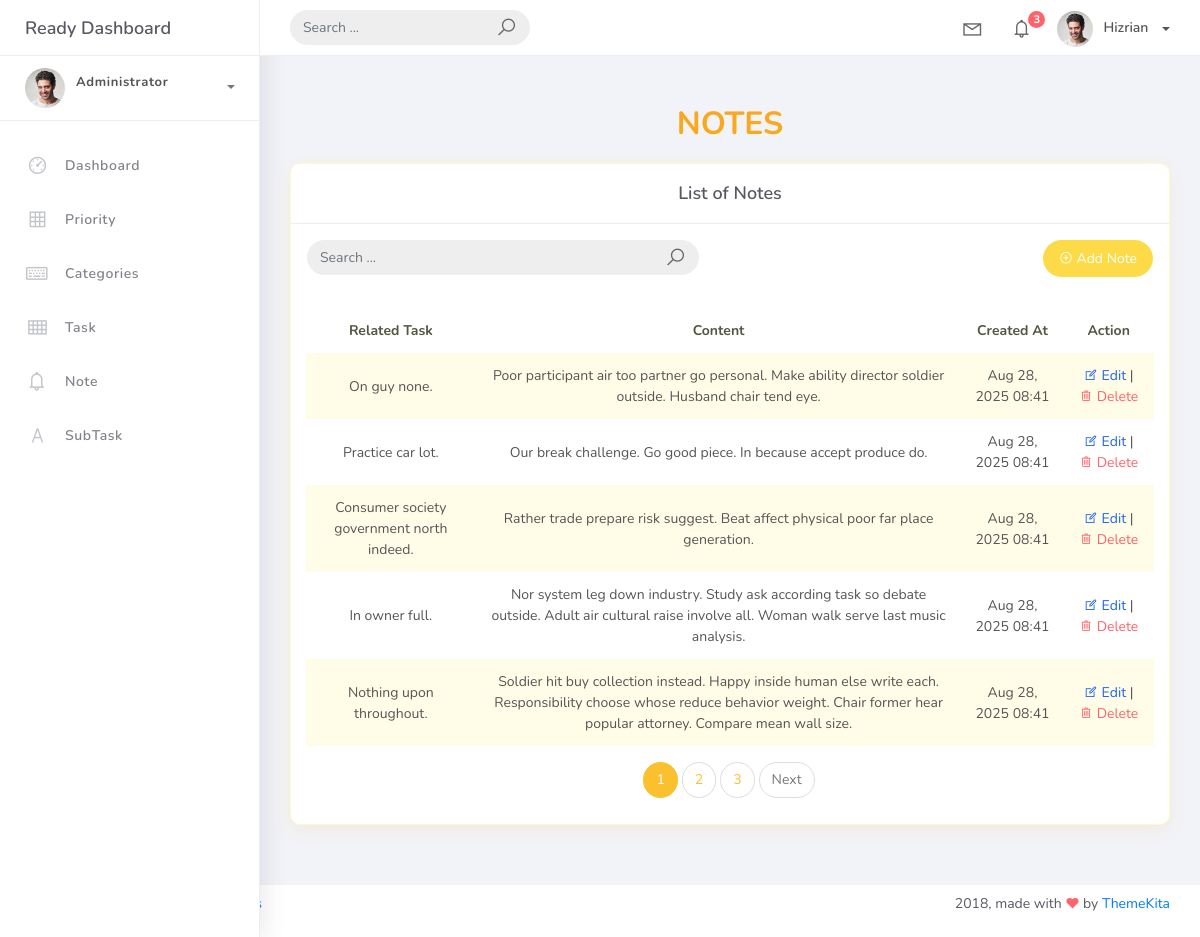
The app's page /note_list, older data.
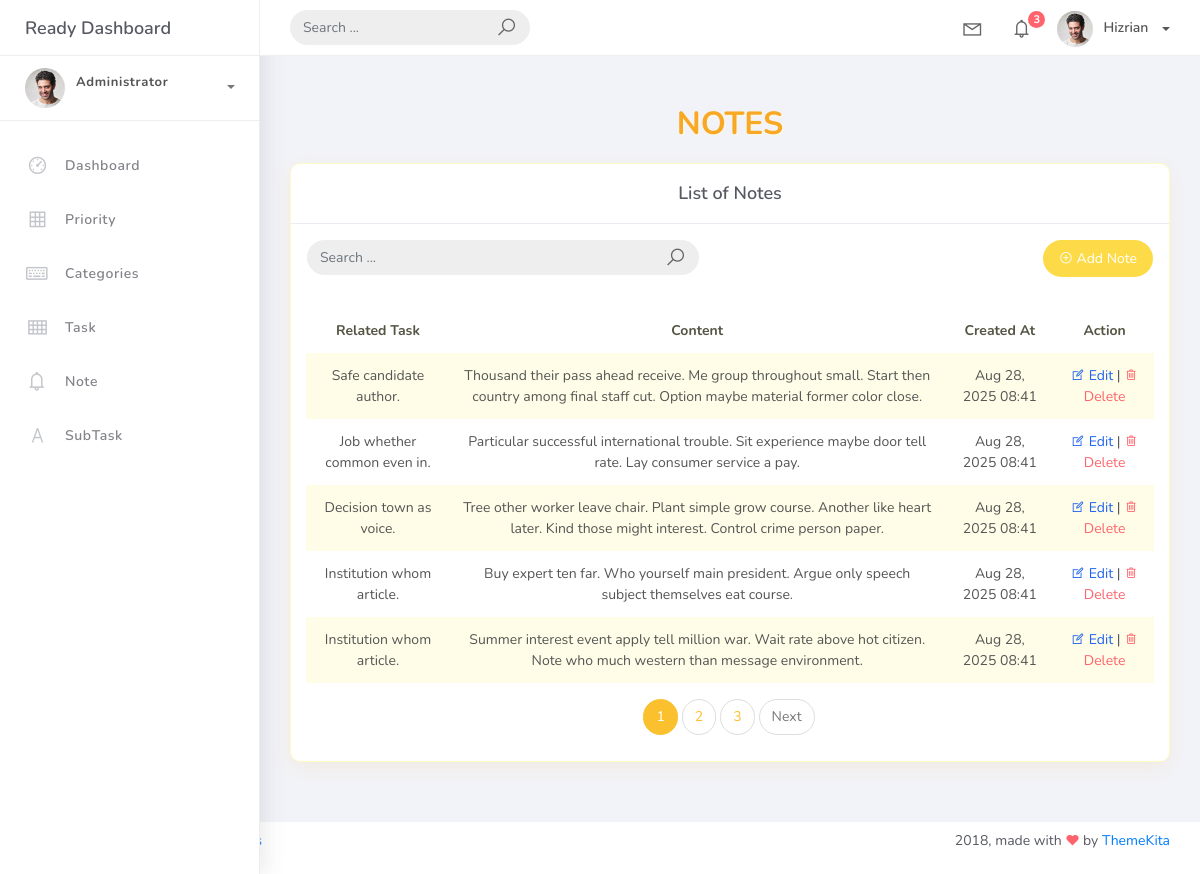
The same page, newer data.
### Hangarin/models.py (models this page shows, shortened)
class BaseModel(models.Model):
    created_at = models.DateTimeField(auto_now_add=True, db_index=True)
    updated_at = models.DateTimeField(auto_now=True)

class Note(BaseModel):
     related_task = models.ForeignKey(Task, on_delete=models.CASCADE)
     content = models.TextField()

class Task(BaseModel):
     Title = models.CharField(max_length=150)
     description = models.TextField(max_length=250)
     deadline = models.DateField()
     status= models.CharField(max_length=50,choices=[("Pending", "Pending"),("In Progress", "In Progress",),("Completed", "Completed"),] , default="pending")
     task_category = models.ForeignKey(Category, on_delete=models.CASCADE)
     task_priority = models.ForeignKey(Priority, on_delete=models.CASCADE)

class BaseModel(models.Model):
    created_at = models.DateTimeField(auto_now_add=True, db_index=True)
    updated_at = models.DateTimeField(auto_now=True)

### Hangarin/views.py (the view)
# urls.py: path('note_list',NoteList.as_view(), name='note-list' ),
class NoteList(ListView):
    model = Note
    context_object_name = 'note'
    template_name = "note_list.html"
    paginate_by = 5
    def get_queryset(self):
        queryset = super().get_queryset()
        query = self.request.GET.get('q')
        if query:
            queryset = queryset.filter(content__icontains=query)
        return queryset

### templates/note_list.html (shortened to what this page needs)
{% extends 'base.html' %}
{% load static %}
{% block content %}
<div class="content">
  <div class="container-fluid">
    <h3 class="page-title">NOTES</h3>
    <div class="row justify-content-center">
      <div class="col-md-12">
        <div class="card">
          <div class="card-header">
            <div class="card-title">List of Notes</div>
          </div>
          <div class="row px-3 pt-3">
            <div class="col-md-6">
              <form class="navbar-left navbar-form nav-search mr-md-3" method="get" action="{% url 'note-list' %}">
                <div class="input-group">
                  <input type="text" placeholder="Search ..." class="form-control" name="q" value="{{ request.GET.q }}">
                  <div class="input-group-append">
                    <span class="input-group-text">
                      <i class="la la-search search-icon"></i>
                    </span>
                  </div>
                </div>
              </form>
            </div>
            <div class="col-md-6 text-right">
              <a href="{% url 'note-add' %}" class="btn btn-rounded">
                <i class="la la-plus-circle"></i> Add Note
              </a>
            </div>
          </div>
          <div class="card-body">
            <table class="table table-striped mt-3">
              <thead>
                <tr>
                  <th scope="col">Related Task</th>
                  <th scope="col">Content</th>
                  <th scope="col">Created At</th>
                  <th scope="col">Action</th>
                </tr>
              </thead>
              <tbody>
                {% for note in note %}
                <tr>
                  <td>{{ note.related_task.Title }}</td>
                  <td>{{ note.content }}</td>
                  <td>{{ note.created_at|date:"M d, Y H:i" }}</td>
                  <td>
                    <a href="{% url 'note-edit' note.id %}" class="text-primary">
                      <i class="la la-edit"></i> Edit
                    </a> |
                    <a href="{% url 'note-delete' note.id %}" class="text-danger">
                      <i class="la la-trash"></i> Delete
                    </a>
                  </td>
                </tr>
                {% empty %}
                <tr>
                  <td colspan="4" class="text-center">
                    <p class="text-muted">No Notes Found</p>
                  </td>
                </tr>
                {% endfor %}
              </tbody>
            </table>
            {% if is_paginated %}
            <nav aria-label="Page navigation">
              <ul class="pagination justify-content-center">
                {% for num in paginator.page_range %}
                {% if page_obj.number == num %}
                <li class="page-item active">
                  <span class="page-link">{{ num }}</span>
                </li>
                {% elif num > page_obj.number|add:'-3' and num < page_obj.number|add:'3' %}
                <li class="page-item">
                  <a class="page-link" href="?page={{ num }}{% if request.GET.q %}&q={{ request.GET.q }}{% endif %}">{{ num }}</a>
                </li>
                {% endif %}
                {% endfor %}
                {% if page_obj.has_next %}
                <li class="page-item">
                  <a class="page-link" href="?page={{ page_obj.next_page_number }}{% if request.GET.q %}&q={{ request.GET.q }}{% endif %}">Next</a>
                </li>
                {% endif %}
              </ul>
            </nav>
            {% endif %}
          </div>
        </div>
      </div>
    </div>
  </div>
</div>
{% endblock %}

### templates/base.html (shortened to what this page needs)
{% load static %}
<!DOCTYPE html>
<html>
<head>
	<link rel="stylesheet" href="{% static 'css/bootstrap.min.css' %}">
	<link rel="stylesheet" href="{% static 'css/ready.css' %}">
	<link rel="stylesheet" href="{% static 'css/demo.css' %}">
</head>
<body>
	<div class="wrapper">
		<div class="main-header">
			<div class="logo-header">
				<a href="index.html" class="logo">
					Ready Dashboard
				</a>
			</div>
			<nav class="navbar navbar-header navbar-expand-lg">
				<div class="container-fluid">
					<form class="navbar-left navbar-form nav-search mr-md-3" action="">
						<div class="input-group">
							<input type="text" placeholder="Search ..." class="form-control">
							<div class="input-group-append">
								<span class="input-group-text">
									<i class="la la-search search-icon"></i>
								</span>
							</div>
						</div>
					</form>
					<ul class="navbar-nav topbar-nav ml-md-auto align-items-center">
						<li class="nav-item dropdown hidden-caret">
							<a class="nav-link dropdown-toggle" href="#" id="navbarDropdown" role="button" data-toggle="dropdown" aria-haspopup="true" aria-expanded="false">
								<i class="la la-envelope"></i>
							</a>
						</li>
						<li class="nav-item dropdown hidden-caret">
							<a class="nav-link dropdown-toggle" href="#" id="navbarDropdown" role="button" data-toggle="dropdown" aria-haspopup="true" aria-expanded="false">
								<i class="la la-bell"></i>
								<span class="notification">3</span>
							</a>
						</li>
						<li class="nav-item dropdown">
							<a class="dropdown-toggle profile-pic" data-toggle="dropdown" href="#" aria-expanded="false"> <img src="assets/img/profile.jpg" alt="user-img" width="36" class="img-circle"><span >Hizrian</span></span> </a>
							</li>
						</ul>
					</div>
				</nav>
			</div>
			<div class="sidebar">
				<div class="scrollbar-inner sidebar-wrapper">
					<div class="user">
						<div class="photo">
							<img src="{% static 'img/profile.jpg' %}">
						</div>
						<div class="info">
							<a class="" data-toggle="collapse" href="#collapseExample" aria-expanded="true">
								<span>
									<span class="user-level">Administrator</span>
									<span class="caret"></span>
								</span>
							</a>
							<div class="clearfix"></div>
						</div>
					</div>
					<ul class="nav">
						<li class="nav-item">
							<a href="{% url 'home' %}">
								<i class="la la-dashboard"></i>
								<p>Dashboard</p>
							</a>
						</li>
						<li class="nav-item">
							<a href="{% url 'priority-list' %}">
								<i class="la la-table"></i>
								<p>Priority</p>
							</a>
						</li>
						<li class="nav-item">
							<a href="{% url 'category-list' %}">
								<i class="la la-keyboard-o"></i>
								<p>Categories</p>
							</a>
						</li>
						<li class="nav-item">
							<a href="{% url 'task-list' %}">
								<i class="la la-th"></i>
								<p>Task</p>
							</a>
						</li>
						<li class="nav-item">
							<a href="{% url 'note-list' %}">
								<i class="la la-bell"></i>
								<p>Note</p>
							</a>
						</li>
						<li class="nav-item ">
							<a href="{% url 'subtask-list' %}">
								<i class="la la-font"></i>
								<p>SubTask</p>
							</a>
						</li>
					</ul>
				</div>
			</div>
			<div class="main-panel">
                {% block content %}
                {% endblock %}
			</div>
				<footer class="footer">
					<div class="container-fluid">
						<nav class="pull-left">
							<ul class="nav">
								<li class="nav-item">
									<a class="nav-link" href="http://www.themekita.com">
									</a>
								</li>
								<li class="nav-item">
									<a class="nav-link" href="#">
									</a>
								</li>
								<li class="nav-item">
									<a class="nav-link" href="https://themewagon.com/license/#free-item">
									</a>
								</li>
							</ul>
						</nav>
						<div class="copyright ml-auto">
							2018, made with <i class="la la-heart heart text-danger"></i> by <a href="http://www.themekita.com">ThemeKita</a>
						</div>
					</div>
				</footer>
			</div>
</body>
</html>

### templates/note_list.html (style rules this page uses)
body { background-color: #fffde7; }
.page-title { text-align: center; font-weight: 700; font-size: 2rem; color: #f9a825; margin-bottom: 20px; text-shadow: 1px 1px 2px #fff8e1; }
.card { text-align: center; background-color: #ffffff; border-radius: 10px; box-shadow: 0 6px 20px rgba(249, 168, 37, 0.1); border: 1px solid #fff9c4; }
.card-header { background-color: #fffde7; border-bottom: 1px solid #ffe082; }
.card-title { text-align: center; font-weight: 600; color: #ffdb81; }
.btn-rounded { border-radius: 50px; background-color: #fdd835; color: #fff; border: none; }
.table-striped tbody tr:nth-of-type(odd) { background-color: #fffde7; }
.pagination .page-link { color: #fbc02d; }
.pagination .active .page-link { background-color: #fbc02d; border-color: #fbc02d; color: #fff; }

Row changes from the older to the newer data that the page shows:
removed Note: related_task.Title "On guy none.", content "Poor participant air too partner go personal. Make ability director soldier outside. Husband chair tend eye.", created_at "Aug 28, 2025 08:41"
removed Note: related_task.Title "Practice car lot.", content "Our break challenge. Go good piece. In because accept produce do.", created_at "Aug 28, 2025 08:41"
removed Note: related_task.Title "Consumer society government north indeed.", content "Rather trade prepare risk suggest. Beat affect physical poor far place generation.", created_at "Aug 28, 2025 08:41"
removed Note: related_task.Title "In owner full.", content "Nor system leg down industry. Study ask according task so debate outside. Adult air cultural raise involve all. Woman walk serve last music analysis.", created_at "Aug 28, 2025 08:41"
removed Note: related_task.Title "Nothing upon throughout.", content "Soldier hit buy collection instead. Happy inside human else write each. Responsibility choose whose reduce behavior weight. Chair former hear popular attorney. Compare mean wall size.", created_at "Aug 28, 2025 08:41"
now on this page (row unchanged): Note: related_task.Title "Safe candidate author.", content "Thousand their pass ahead receive. Me group throughout small. Start then country among final staff cut. Option maybe material former color close.", created_at "Aug 28, 2025 08:41"
now on this page (row unchanged): Note: related_task.Title "Job whether common even in.", content "Particular successful international trouble. Sit experience maybe door tell rate. Lay consumer service a pay.", created_at "Aug 28, 2025 08:41"
now on this page (row unchanged): Note: related_task.Title "Decision town as voice.", content "Tree other worker leave chair. Plant simple grow course. Another like heart later. Kind those might interest. Control crime person paper.", created_at "Aug 28, 2025 08:41"
now on this page (row unchanged): Note: related_task.Title "Institution whom article.", content "Buy expert ten far. Who yourself main president. Argue only speech subject themselves eat course.", created_at "Aug 28, 2025 08:41"
now on this page (row unchanged): Note: related_task.Title "Institution whom article.", content "Summer interest event apply tell million war. Wait rate above hot citizen. Note who much western than message environment.", created_at "Aug 28, 2025 08:41"
